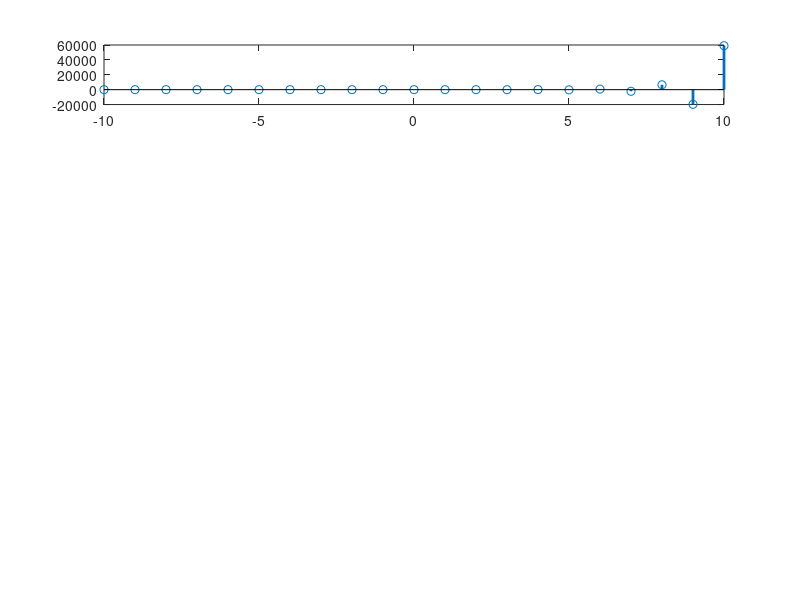

The MATLAB script that drew this image: (Note: this script raises an error after producing the figure.)
clc
clear all
close all

subplot(5,1,1);
n=-10:10;
a=-3;
d=a.^n;
stem(n,d,'linewidth',2);
set(gcs,'fontsize',13,'fontweight','bold');
xlabel('Number of Samples,n','fontsize',5,'fontweight','bold');
ylabel('Amplitude,\delta[n]','fontsize',5,'fontweight','bold');
title('Discrete Unit Impulse Sequence(a < -1)','fontsize',9);
grid on;

subplot(5,1,2);
n=-10:10;
a=0.8;
d=a.^n;
stem(n,d,'linewidth',2);
set(gcs,'fontsize',13,'fontweight','bold');
xlabel('Number of Samples,n','fontsize',5,'fontweight','bold');
ylabel('Amplitude,\delta[n]','fontsize',5,'fontweight','bold');
title('Discrete Unit Impulse Sequence(0 < a < 1)','fontsize',9);
grid on;

subplot(5,1,3);
n=-10:10;
a=0.4;
d=a.^n;
stem(n,d,'linewidth',2);
set(gcs,'fontsize',13,'fontweight','bold');
xlabel('Number of Samples,n','fontsize',5,'fontweight','bold');
ylabel('Amplitude,\delta[n]','fontsize',5,'fontweight','bold');
title('Discrete Unit Impulse Sequence(-1 < a < 1)','fontsize',9);
grid on;

subplot(5,1,4);
n=-10:10;
a=-1;
d=a.^n;
stem(n,d,'linewidth',2);
set(gcs,'fontsize',13,'fontweight','bold');
xlabel('Number of Samples,n','fontsize',5,'fontweight','bold');
ylabel('Amplitude,\delta[n]','fontsize',5,'fontweight','bold');
title('Discrete Unit Impulse Sequence(a = -1)','fontsize',9);
grid on;

subplot(5,1,5);
n=-10:10;
a=1;
d=a.^n;
stem(n,d,'linewidth',2);
set(gcs,'fontsize',13,'fontweight','bold');
xlabel('Number of Samples,n','fontsize',5,'fontweight','bold');
ylabel('Amplitude,\delta[n]','fontsize',5,'fontweight','bold');
title('Discrete Unit Impulse Sequence(a = 1)','fontsize',9);
grid on;